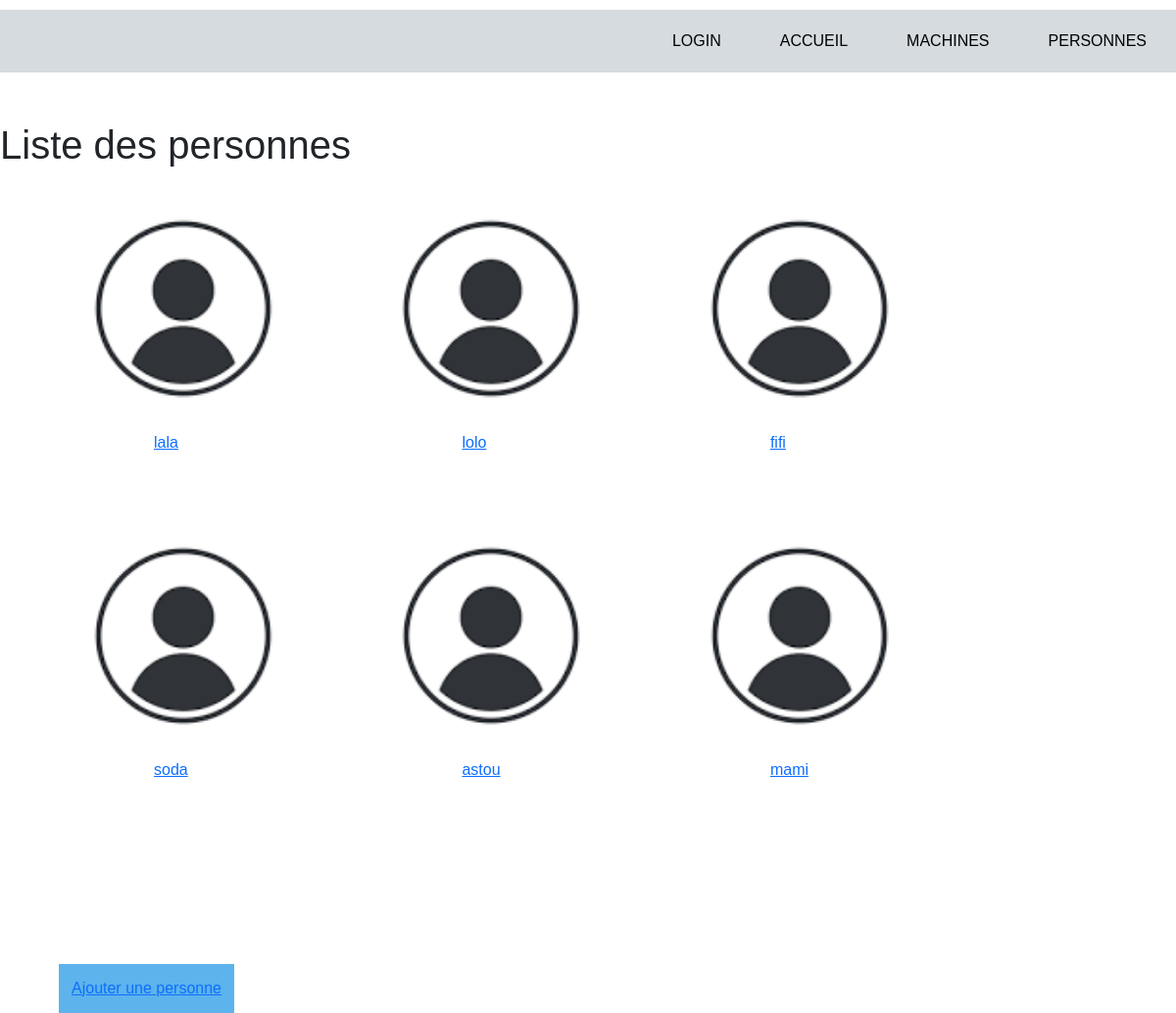
Page /personnes/ on the earlier database version.
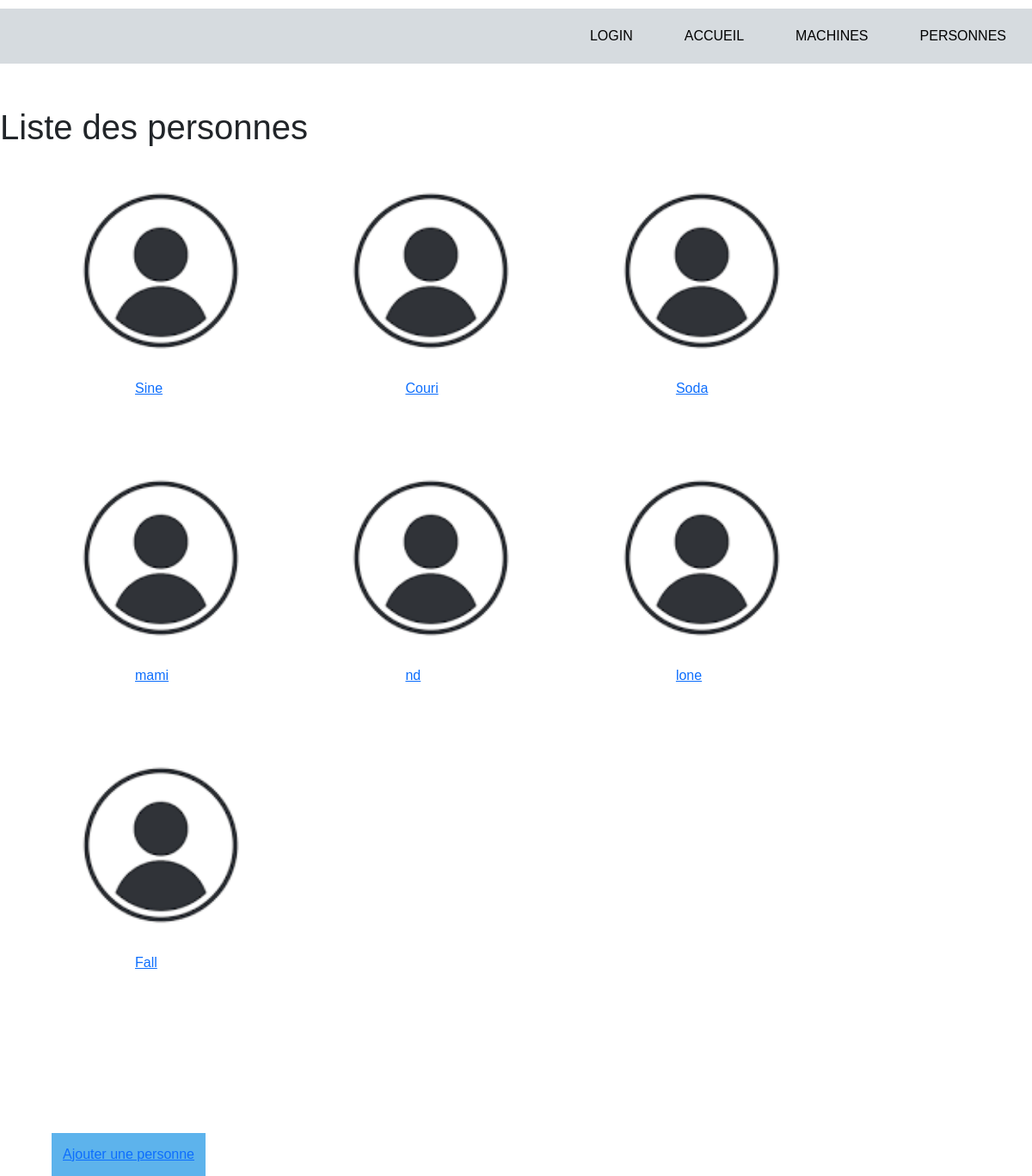
Same page on the later database version.
### computerApp/models.py (models this page shows, shortened)
class Personnel(models.Model):
    ROLE = (
        ('utilisateur', ('utilisateur - personnel ')),
        ('administrateur', ('administrateur - Réseaux')),
    )
    id = models.AutoField(
        primary_key=True)
    nom= models.CharField(
        max_length= 10)
    prenom= models.CharField(
        max_length= 10)
    pers = models.CharField(
        max_length=64, choices=ROLE, default='utilisateur')

### computerApp/views.py (the view)
# urls.py: path('personnes/', views.personnel_list_view, name='personnes'),
def personnel_list_view(request) :
    personnes = Personnel.objects.all()
    context={'personnes': personnes}
    return render(request, 'computerApp/personnel_list.html', context)

### computerApp/templates/computerApp/personnel_list.html
{% extends "index.html" %}
{% block content %}
{% load static %}
    <div id="personnel_list">
    <h1>Liste des personnes</h1>
    {% if personnes %}
    <ul>
        {% for personnel in personnes %}
            <li class="box2">
                <img src="{% static 'computerApp/images/image_personne.png' %}">
                <a href="{% url 'personne-detail' personnel.id %}">
                    {{personnel.nom}} </a>
            </li>
        {% endfor %}
    </ul>
    {% else %}
        <p>Il n\'y a pas de personnel.</p>
    {% endif %}
    <div class="ajout3">
        <a href="{% url 'add-personne' %}">Ajouter une personne</a>
    </div>
    </div>
{% endblock %}

### computerApp/templates/index.html (shortened to what this page needs)
<!DOCTYPE html>
<html lang="fr">
<head>
    <link href="https://cdn.jsdelivr.net/npm/bootstrap@5.3.0/dist/css/bootstrap.min.css"
    rel="stylesheet"
>
    {% load static %}
    <link rel="stylesheet" href="{% static 'css/styles.css' %}">
</head>
<body>
    {% block sidebar %}
    <nav>
        <ul>
            <li><a href="{% url 'personnes' %}">PERSONNES</a></li>
            <li><a href="{% url 'machines' %}">MACHINES</a></li>
            <li><a href="{% url 'index' %}">ACCUEIL</a></li>
            <li><a href="{% url 'login' %}">LOGIN</a></li>
        </ul>
    </nav>
    {% endblock %}
    {% block content %}
    {% load static %}
    {% endblock %}
</body>
</html>

### computerApp/static/css/styles.css (style rules this page uses)
body { height: 100%; margin: 0; border: 0; font-family: sans-serif; background-color: white; }
nav { width: 100%; background-color: #D6DBDF; }
nav ul { margin: 0; padding: 0; margin-top: 10px; margin-bottom: 50px; }
nav ul::after { content: ""; display: block; clear: both; }
nav ul li { float: right; position: relative; }
nav ul li a { padding: 20px 30px; color:black; }
nav li { list-style-type: none; }
nav a { display: inline-block; text-decoration: none; }
.ajout3 { background-color: #5db3ec; color: black; padding: 13px; margin-top: 10%; display: inline-block; margin-left: 5%; }
#personnel_list .box2 { list-style-type: none; display: inline-block; padding-left: 30px; padding-right: 30px; padding-bottom: 50px; padding-top: 10px; }
#personnel_list .box2 img { width: 250px; align-items: center; justify-content: center; display: block; }
#personnel_list .box2 a { padding-left: 38%; }

Differences in the rows shown:
removed Personnel: nom "lala"
removed Personnel: nom "astou"
changed Personnel: nom "lolo" → "Sine"
changed Personnel: nom "fifi" → "Couri"
changed Personnel: nom "soda" → "Soda"
added Personnel: nom "nd"
added Personnel: nom "lone"
added Personnel: nom "Fall"
